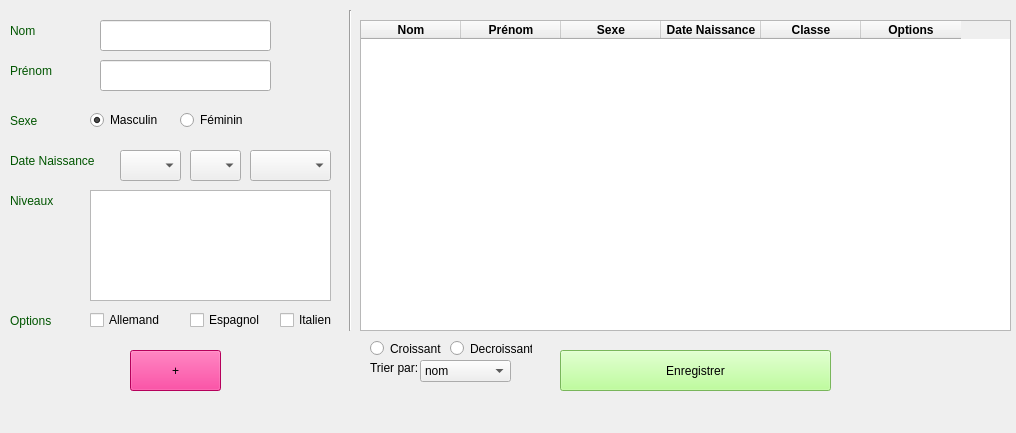
<?xml version="1.0" encoding="UTF-8"?>
<ui version="4.0">
 <class>Form</class>
 <widget class="QWidget" name="Form">
  <property name="geometry">
   <rect>
    <x>0</x>
    <y>0</y>
    <width>1016</width>
    <height>433</height>
   </rect>
  </property>
  <property name="windowTitle">
   <string>Inscription</string>
  </property>
  <property name="styleSheet">
   <string notr="true"/>
  </property>
  <widget class="QLabel" name="label">
   <property name="geometry">
    <rect>
     <x>10</x>
     <y>20</y>
     <width>71</width>
     <height>21</height>
    </rect>
   </property>
   <property name="styleSheet">
    <string notr="true">font: 12pt &quot;Broadway&quot;;
color: rgb(0, 85, 0);</string>
   </property>
   <property name="text">
    <string>Nom</string>
   </property>
  </widget>
  <widget class="QLineEdit" name="txtNom">
   <property name="geometry">
    <rect>
     <x>100</x>
     <y>20</y>
     <width>171</width>
     <height>31</height>
    </rect>
   </property>
   <property name="styleSheet">
    <string notr="true">font: 12pt &quot;MS Shell Dlg 2&quot;;</string>
   </property>
  </widget>
  <widget class="QLineEdit" name="txtPren">
   <property name="geometry">
    <rect>
     <x>100</x>
     <y>60</y>
     <width>171</width>
     <height>31</height>
    </rect>
   </property>
   <property name="styleSheet">
    <string notr="true">font: 12pt &quot;MS Shell Dlg 2&quot;;</string>
   </property>
  </widget>
  <widget class="QLabel" name="label_2">
   <property name="geometry">
    <rect>
     <x>10</x>
     <y>60</y>
     <width>111</width>
     <height>21</height>
    </rect>
   </property>
   <property name="styleSheet">
    <string notr="true">font: 12pt &quot;Broadway&quot;;
color: rgb(0, 85, 0);</string>
   </property>
   <property name="text">
    <string>Prénom</string>
   </property>
  </widget>
  <widget class="QLabel" name="label_3">
   <property name="geometry">
    <rect>
     <x>10</x>
     <y>150</y>
     <width>111</width>
     <height>21</height>
    </rect>
   </property>
   <property name="styleSheet">
    <string notr="true">font: 12pt &quot;Broadway&quot;;
color: rgb(0, 85, 0);</string>
   </property>
   <property name="text">
    <string>Date Naissance</string>
   </property>
  </widget>
  <widget class="QComboBox" name="cmbJ">
   <property name="geometry">
    <rect>
     <x>120</x>
     <y>150</y>
     <width>61</width>
     <height>31</height>
    </rect>
   </property>
   <property name="styleSheet">
    <string notr="true">font: 12pt &quot;MS Shell Dlg 2&quot;;</string>
   </property>
  </widget>
  <widget class="QComboBox" name="cmbM">
   <property name="geometry">
    <rect>
     <x>190</x>
     <y>150</y>
     <width>51</width>
     <height>31</height>
    </rect>
   </property>
   <property name="styleSheet">
    <string notr="true">font: 12pt &quot;MS Shell Dlg 2&quot;;</string>
   </property>
  </widget>
  <widget class="QComboBox" name="cmbA">
   <property name="geometry">
    <rect>
     <x>250</x>
     <y>150</y>
     <width>81</width>
     <height>31</height>
    </rect>
   </property>
   <property name="styleSheet">
    <string notr="true">font: 12pt &quot;MS Shell Dlg 2&quot;;</string>
   </property>
  </widget>
  <widget class="QLabel" name="label_4">
   <property name="geometry">
    <rect>
     <x>10</x>
     <y>110</y>
     <width>61</width>
     <height>21</height>
    </rect>
   </property>
   <property name="styleSheet">
    <string notr="true">font: 12pt &quot;Broadway&quot;;
color: rgb(0, 85, 0);</string>
   </property>
   <property name="text">
    <string>Sexe</string>
   </property>
  </widget>
  <widget class="QRadioButton" name="rdoM">
   <property name="geometry">
    <rect>
     <x>90</x>
     <y>110</y>
     <width>81</width>
     <height>20</height>
    </rect>
   </property>
   <property name="styleSheet">
    <string notr="true">font: 12pt &quot;MS Shell Dlg 2&quot;;</string>
   </property>
   <property name="text">
    <string>Masculin</string>
   </property>
   <property name="checked">
    <bool>true</bool>
   </property>
  </widget>
  <widget class="QRadioButton" name="rdoF">
   <property name="geometry">
    <rect>
     <x>180</x>
     <y>110</y>
     <width>111</width>
     <height>20</height>
    </rect>
   </property>
   <property name="styleSheet">
    <string notr="true">font: 12pt &quot;MS Shell Dlg 2&quot;;</string>
   </property>
   <property name="text">
    <string>Féminin</string>
   </property>
  </widget>
  <widget class="QLabel" name="label_5">
   <property name="geometry">
    <rect>
     <x>10</x>
     <y>190</y>
     <width>81</width>
     <height>21</height>
    </rect>
   </property>
   <property name="styleSheet">
    <string notr="true">font: 12pt &quot;Broadway&quot;;
color: rgb(0, 85, 0);</string>
   </property>
   <property name="text">
    <string>Niveaux</string>
   </property>
  </widget>
  <widget class="QListWidget" name="lstNiveaux">
   <property name="geometry">
    <rect>
     <x>90</x>
     <y>190</y>
     <width>241</width>
     <height>111</height>
    </rect>
   </property>
  </widget>
  <widget class="QLabel" name="label_6">
   <property name="geometry">
    <rect>
     <x>10</x>
     <y>310</y>
     <width>81</width>
     <height>21</height>
    </rect>
   </property>
   <property name="styleSheet">
    <string notr="true">font: 12pt &quot;Broadway&quot;;
color: rgb(0, 85, 0);</string>
   </property>
   <property name="text">
    <string>Options</string>
   </property>
  </widget>
  <widget class="QCheckBox" name="chkA">
   <property name="geometry">
    <rect>
     <x>90</x>
     <y>310</y>
     <width>111</width>
     <height>20</height>
    </rect>
   </property>
   <property name="styleSheet">
    <string notr="true">font: 12pt &quot;MS Shell Dlg 2&quot;;</string>
   </property>
   <property name="text">
    <string>Allemand</string>
   </property>
  </widget>
  <widget class="QCheckBox" name="chkE">
   <property name="geometry">
    <rect>
     <x>190</x>
     <y>310</y>
     <width>111</width>
     <height>20</height>
    </rect>
   </property>
   <property name="styleSheet">
    <string notr="true">font: 12pt &quot;MS Shell Dlg 2&quot;;</string>
   </property>
   <property name="text">
    <string>Espagnol</string>
   </property>
  </widget>
  <widget class="QCheckBox" name="chkI">
   <property name="geometry">
    <rect>
     <x>280</x>
     <y>310</y>
     <width>71</width>
     <height>20</height>
    </rect>
   </property>
   <property name="styleSheet">
    <string notr="true">font: 12pt &quot;MS Shell Dlg 2&quot;;</string>
   </property>
   <property name="text">
    <string>Italien</string>
   </property>
  </widget>
  <widget class="QPushButton" name="btnAjouter">
   <property name="geometry">
    <rect>
     <x>130</x>
     <y>350</y>
     <width>91</width>
     <height>41</height>
    </rect>
   </property>
   <property name="styleSheet">
    <string notr="true">font: 24pt &quot;MS Shell Dlg 2&quot;;
background-color: rgb(255, 0, 127);</string>
   </property>
   <property name="text">
    <string>+</string>
   </property>
  </widget>
  <widget class="Line" name="line">
   <property name="geometry">
    <rect>
     <x>340</x>
     <y>10</y>
     <width>20</width>
     <height>321</height>
    </rect>
   </property>
   <property name="orientation">
    <enum>Qt::Vertical</enum>
   </property>
  </widget>
  <widget class="QTableWidget" name="tblFiches">
   <property name="geometry">
    <rect>
     <x>360</x>
     <y>20</y>
     <width>651</width>
     <height>311</height>
    </rect>
   </property>
   <property name="minimumSize">
    <size>
     <width>651</width>
     <height>0</height>
    </size>
   </property>
   <column>
    <property name="text">
     <string>Nom</string>
    </property>
    <property name="font">
     <font>
      <weight>75</weight>
      <bold>true</bold>
      <kerning>true</kerning>
     </font>
    </property>
    <property name="textAlignment">
     <set>AlignCenter</set>
    </property>
    <property name="background">
     <color>
      <red>170</red>
      <green>255</green>
      <blue>0</blue>
     </color>
    </property>
   </column>
   <column>
    <property name="text">
     <string>Prénom</string>
    </property>
    <property name="font">
     <font>
      <weight>75</weight>
      <bold>true</bold>
     </font>
    </property>
    <property name="textAlignment">
     <set>AlignCenter</set>
    </property>
    <property name="background">
     <color>
      <red>170</red>
      <green>255</green>
      <blue>0</blue>
     </color>
    </property>
   </column>
   <column>
    <property name="text">
     <string>Sexe</string>
    </property>
    <property name="font">
     <font>
      <weight>75</weight>
      <bold>true</bold>
     </font>
    </property>
    <property name="textAlignment">
     <set>AlignCenter</set>
    </property>
    <property name="background">
     <color>
      <red>170</red>
      <green>255</green>
      <blue>0</blue>
     </color>
    </property>
   </column>
   <column>
    <property name="text">
     <string>Date Naissance</string>
    </property>
    <property name="font">
     <font>
      <weight>75</weight>
      <bold>true</bold>
     </font>
    </property>
    <property name="textAlignment">
     <set>AlignCenter</set>
    </property>
    <property name="background">
     <color>
      <red>170</red>
      <green>255</green>
      <blue>0</blue>
     </color>
    </property>
   </column>
   <column>
    <property name="text">
     <string>Classe</string>
    </property>
    <property name="font">
     <font>
      <weight>75</weight>
      <bold>true</bold>
     </font>
    </property>
    <property name="textAlignment">
     <set>AlignCenter</set>
    </property>
    <property name="background">
     <color>
      <red>170</red>
      <green>255</green>
      <blue>0</blue>
     </color>
    </property>
   </column>
   <column>
    <property name="text">
     <string>Options</string>
    </property>
    <property name="font">
     <font>
      <weight>75</weight>
      <bold>true</bold>
     </font>
    </property>
    <property name="textAlignment">
     <set>AlignCenter</set>
    </property>
    <property name="background">
     <color>
      <red>170</red>
      <green>255</green>
      <blue>0</blue>
     </color>
    </property>
   </column>
  </widget>
  <widget class="QLabel" name="lblMsg">
   <property name="geometry">
    <rect>
     <x>10</x>
     <y>400</y>
     <width>321</width>
     <height>21</height>
    </rect>
   </property>
   <property name="styleSheet">
    <string notr="true">font: 75 10pt &quot;MS Shell Dlg 2&quot;;
color: rgb(255, 0, 0);</string>
   </property>
   <property name="text">
    <string/>
   </property>
   <property name="alignment">
    <set>Qt::AlignCenter</set>
   </property>
  </widget>
  <widget class="QPushButton" name="btnEng">
   <property name="geometry">
    <rect>
     <x>560</x>
     <y>350</y>
     <width>271</width>
     <height>41</height>
    </rect>
   </property>
   <property name="styleSheet">
    <string notr="true">font: 20pt &quot;MS Shell Dlg 2&quot;;
background-color: rgb(170, 255, 127);</string>
   </property>
   <property name="text">
    <string>Enregistrer</string>
   </property>
   <property name="icon">
    <iconset>
     <normaloff>save.png</normaloff>save.png</iconset>
   </property>
   <property name="iconSize">
    <size>
     <width>40</width>
     <height>40</height>
    </size>
   </property>
  </widget>
  <widget class="QLabel" name="label_7">
   <property name="geometry">
    <rect>
     <x>370</x>
     <y>360</y>
     <width>51</width>
     <height>16</height>
    </rect>
   </property>
   <property name="text">
    <string>Trier par:</string>
   </property>
  </widget>
  <widget class="QComboBox" name="cmbTri">
   <property name="geometry">
    <rect>
     <x>420</x>
     <y>360</y>
     <width>91</width>
     <height>22</height>
    </rect>
   </property>
   <item>
    <property name="text">
     <string>nom</string>
    </property>
   </item>
   <item>
    <property name="text">
     <string>prenom</string>
    </property>
   </item>
   <item>
    <property name="text">
     <string>sexe</string>
    </property>
   </item>
   <item>
    <property name="text">
     <string>date</string>
    </property>
   </item>
   <item>
    <property name="text">
     <string>niv</string>
    </property>
   </item>
   <item>
    <property name="text">
     <string>option</string>
    </property>
   </item>
  </widget>
  <widget class="QRadioButton" name="rdoCroi">
   <property name="geometry">
    <rect>
     <x>370</x>
     <y>340</y>
     <width>82</width>
     <height>17</height>
    </rect>
   </property>
   <property name="text">
    <string>Croissant</string>
   </property>
  </widget>
  <widget class="QRadioButton" name="rdoDecroi">
   <property name="geometry">
    <rect>
     <x>450</x>
     <y>340</y>
     <width>82</width>
     <height>17</height>
    </rect>
   </property>
   <property name="text">
    <string>Decroissant</string>
   </property>
  </widget>
 </widget>
 <resources/>
 <connections/>
</ui>
